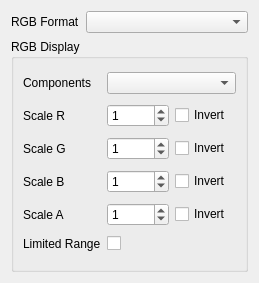
<?xml version="1.0" encoding="UTF-8"?>
<ui version="4.0">
 <class>videoHandlerRGB</class>
 <widget class="QWidget" name="videoHandlerRGB">
  <property name="geometry">
   <rect>
    <x>0</x>
    <y>0</y>
    <width>259</width>
    <height>283</height>
   </rect>
  </property>
  <property name="windowTitle">
   <string>Form</string>
  </property>
  <layout class="QVBoxLayout" name="wrapperLayout">
   <item>
    <layout class="QVBoxLayout" name="topVerticalLayout">
     <item>
      <layout class="QHBoxLayout" name="horizontalLayout" stretch="0,1">
       <item>
        <widget class="QLabel" name="label_4">
         <property name="toolTip">
          <string>&lt;html&gt;&lt;head/&gt;&lt;body&gt;&lt;p&gt;Select the format of the raw RGB data that is read from file. This defines: In what order are the RGB components, what is the bit depth, is there an alpha channel...&lt;/p&gt;&lt;/body&gt;&lt;/html&gt;</string>
         </property>
         <property name="text">
          <string>RGB Format</string>
         </property>
        </widget>
       </item>
       <item>
        <widget class="QComboBox" name="rgbFormatComboBox">
         <property name="toolTip">
          <string>&lt;html&gt;&lt;head/&gt;&lt;body&gt;&lt;p&gt;Select the format of the raw RGB data that is read from file. This defines: In what order are the RGB components, what is the bit depth, is there an alpha channel...&lt;/p&gt;&lt;p&gt;&lt;span style=&quot; font-weight:600;&quot;&gt;Custom: &lt;/span&gt;Select 'custom...' to define a custom format of the raw RGB data.&lt;/p&gt;&lt;/body&gt;&lt;/html&gt;</string>
         </property>
         <property name="editable">
          <bool>false</bool>
         </property>
        </widget>
       </item>
      </layout>
     </item>
     <item>
      <widget class="QGroupBox" name="groupBox_2">
       <property name="title">
        <string>RGB Display</string>
       </property>
       <layout class="QGridLayout" name="gridLayout" columnstretch="0,0,0">
        <item row="0" column="0">
         <widget class="QLabel" name="labelComponent">
          <property name="toolTip">
           <string>&lt;html&gt;&lt;head/&gt;&lt;body&gt;&lt;p&gt;Which of the RGB components should be displayed? You can choose all or one of the three color planes individually.&lt;/p&gt;&lt;/body&gt;&lt;/html&gt;</string>
          </property>
          <property name="text">
           <string>Components</string>
          </property>
         </widget>
        </item>
        <item row="3" column="2">
         <widget class="QCheckBox" name="BInvertCheckBox">
          <property name="toolTip">
           <string>Invert every value of the blue channel</string>
          </property>
          <property name="text">
           <string>Invert</string>
          </property>
         </widget>
        </item>
        <item row="5" column="1">
         <widget class="QCheckBox" name="limitedRangeCheckBox">
          <property name="toolTip">
           <string>Select this if the input values are using the limited MPEG range of values.</string>
          </property>
          <property name="whatsThis">
           <string>Select this if the input values are using the limited MPEG range of values.</string>
          </property>
          <property name="text">
           <string/>
          </property>
         </widget>
        </item>
        <item row="2" column="0">
         <widget class="QLabel" name="labelScaleG">
          <property name="toolTip">
           <string>Scale every value in the green channel with this factor</string>
          </property>
          <property name="text">
           <string>Scale G</string>
          </property>
         </widget>
        </item>
        <item row="1" column="0">
         <widget class="QLabel" name="labelScaleR">
          <property name="toolTip">
           <string>Scale every value in the red channel with this factor</string>
          </property>
          <property name="text">
           <string>Scale R</string>
          </property>
         </widget>
        </item>
        <item row="1" column="2">
         <widget class="QCheckBox" name="RInvertCheckBox">
          <property name="toolTip">
           <string>Invert every value of the red channel</string>
          </property>
          <property name="text">
           <string>Invert</string>
          </property>
         </widget>
        </item>
        <item row="2" column="2">
         <widget class="QCheckBox" name="GInvertCheckBox">
          <property name="toolTip">
           <string>Invert every value of the green channel</string>
          </property>
          <property name="text">
           <string>Invert</string>
          </property>
         </widget>
        </item>
        <item row="2" column="1">
         <widget class="QSpinBox" name="GScaleSpinBox">
          <property name="toolTip">
           <string>Scale every value in the green channel with this factor</string>
          </property>
          <property name="minimum">
           <number>0</number>
          </property>
          <property name="maximum">
           <number>255</number>
          </property>
          <property name="value">
           <number>1</number>
          </property>
         </widget>
        </item>
        <item row="1" column="1">
         <widget class="QSpinBox" name="RScaleSpinBox">
          <property name="toolTip">
           <string>Scale every value in the red channel with this factor</string>
          </property>
          <property name="minimum">
           <number>0</number>
          </property>
          <property name="maximum">
           <number>255</number>
          </property>
          <property name="value">
           <number>1</number>
          </property>
         </widget>
        </item>
        <item row="5" column="0">
         <widget class="QLabel" name="labelLimitedRange">
          <property name="toolTip">
           <string>Select this if the input values are using the limited MPEG range of values.</string>
          </property>
          <property name="whatsThis">
           <string>Select this if the input values are using the limited MPEG range of values.</string>
          </property>
          <property name="text">
           <string>Limited Range</string>
          </property>
         </widget>
        </item>
        <item row="3" column="1">
         <widget class="QSpinBox" name="BScaleSpinBox">
          <property name="toolTip">
           <string>Scale every value in the blue channel with this factor</string>
          </property>
          <property name="minimum">
           <number>0</number>
          </property>
          <property name="maximum">
           <number>255</number>
          </property>
          <property name="value">
           <number>1</number>
          </property>
         </widget>
        </item>
        <item row="0" column="1" colspan="2">
         <widget class="QComboBox" name="colorComponentsComboBox">
          <property name="toolTip">
           <string>&lt;html&gt;&lt;head/&gt;&lt;body&gt;&lt;p&gt;Which of the RGB components should be displayed? You can choose all or one of the three color planes individually.&lt;/p&gt;&lt;/body&gt;&lt;/html&gt;</string>
          </property>
         </widget>
        </item>
        <item row="3" column="0">
         <widget class="QLabel" name="labelScaleB">
          <property name="toolTip">
           <string>Scale every value in the blue channel with this factor</string>
          </property>
          <property name="text">
           <string>Scale B</string>
          </property>
         </widget>
        </item>
        <item row="4" column="0">
         <widget class="QLabel" name="labelScaleA">
          <property name="toolTip">
           <string>Scale every value in the alpha channel with this factor</string>
          </property>
          <property name="text">
           <string>Scale A</string>
          </property>
         </widget>
        </item>
        <item row="4" column="1">
         <widget class="QSpinBox" name="AScaleSpinBox">
          <property name="toolTip">
           <string>Scale every value in the alpha channel with this factor</string>
          </property>
          <property name="minimum">
           <number>0</number>
          </property>
          <property name="maximum">
           <number>255</number>
          </property>
          <property name="value">
           <number>1</number>
          </property>
         </widget>
        </item>
        <item row="4" column="2">
         <widget class="QCheckBox" name="AInvertCheckBox">
          <property name="toolTip">
           <string>Invert every value of the alpha channel</string>
          </property>
          <property name="text">
           <string>Invert</string>
          </property>
         </widget>
        </item>
       </layout>
      </widget>
     </item>
    </layout>
   </item>
  </layout>
 </widget>
 <tabstops>
  <tabstop>rgbFormatComboBox</tabstop>
  <tabstop>colorComponentsComboBox</tabstop>
  <tabstop>RScaleSpinBox</tabstop>
  <tabstop>RInvertCheckBox</tabstop>
  <tabstop>GScaleSpinBox</tabstop>
  <tabstop>GInvertCheckBox</tabstop>
  <tabstop>BScaleSpinBox</tabstop>
  <tabstop>BInvertCheckBox</tabstop>
 </tabstops>
 <resources/>
 <connections/>
</ui>
